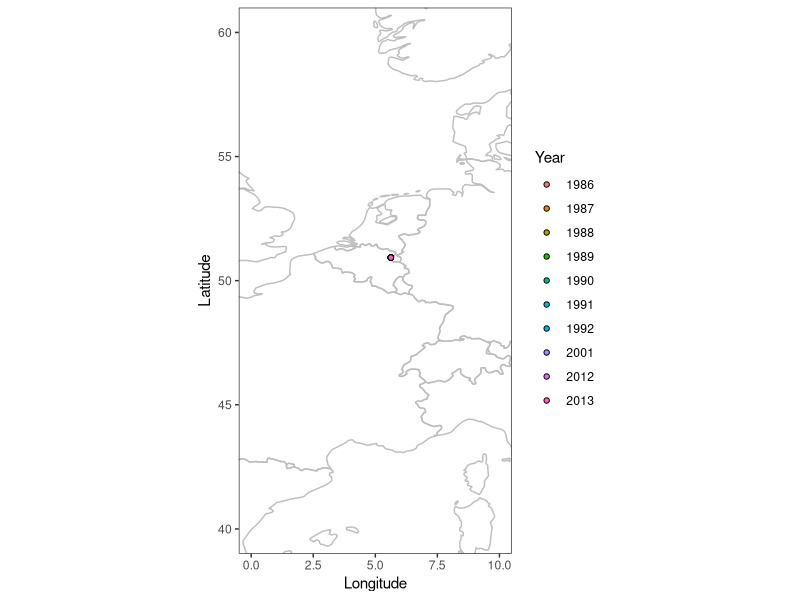

The R source for this figure:
## ---- chunk 1
knitr::opts_chunk$set(echo = TRUE)
## ---- chunk 2
# load the required packages
# you can tailor your own package preferences and functions used once you get used to curating!
require(dplyr)
require(ggplot2)
require(stringr)
require(readxl)
require(maps)

# import our data from the Excel spreadsheet
dt <- read_excel('./example_single/S007.xlsx', sheet=1, skip=3, col_names=T, na='')
# skip = 3 is to avoid unnecessary metadata at the top which we don't want to read

#View(dt) # always do a visual check :)
## ---- chunk 3
# are there 2 or more unique years in the dataset?
n_distinct(dt$year) >= 2
# n_distinct is identical to length(unique(x)) in base R, which counts the unique values
## ---- chunk 4
dim(dt) # check dimensions, returns row and column counts
summary(dt)
## ---- chunk 5
# Abundance and/or biomass, latitude and longitude numeric?
# Deal with coordinates later
is.numeric(dt$Abundance) 

# Year, month and day must be integers or factors
# | means or
is.factor(dt$year) | is.integer(dt$year)

# Secondary fields such as trawl, plot, transect etc must be factors or integers? NA
# Secondary fields such as elevation or depth will normally be numeric unless in a treatment format. NA here
# Date should be POSIXct (not applicable in this case) NA, just year

# Taxonomic fields must be characters or factors?
is.factor(dt$Family) | is.integer(dt$Family)
is.factor(dt$Taxon) | is.integer(dt$Taxon)
## ---- chunk 6
# The year column here is numeric so convert it to factor
dt$year <- as.factor(dt$year)
# and characters for the taxonomic fields
dt$Family <- as.character(dt$Family)
dt$Taxon <- as.character(dt$Taxon)
## ---- chunk 7
# if there is only one site throughout the dataset, we can get rid of it
dt$Site <- if(length(unique(dt$Site)) == 1){NULL}
# habitat and group aren't needed
dt$Habitat <- NULL
dt$Group <- NULL

# Renaming year column to match ours
colnames(dt)[1] <- 'Year'
## ---- chunk 8
# Abundance
min(dt$Abundance) > 0 # no zeroes?
sum(dt$Abundance=="") > 0 # no blanks

# Year < 2021, month < 12, day < 31
summary(dt[,1])

# if there are rows that need to be removed
# dt <- dt[!is.na(dt$Abundance),]
# dt <- dt[!which(dt$Abundance == 0),]
# or with dplyr's filter() function, which can handle multiple conditions
# dt <- dt %>% filter(!Abundance == '' | Abundance == 0 | is.na(Abundance))
## ---- chunk 9
dt$Latitude <- as.numeric(rep('50.931', nrow(dt)))
dt$Longitude <- as.numeric(rep('5.626', nrow(dt)))
## ---- chunk 10
world_map <- map_data('world') # check whether the GPS coordinates match expectations
world <- ggplot(world_map) + 
  geom_polygon(aes(x=long, y=lat, group=group), color='grey', fill='transparent') +
  coord_fixed() + 
  labs(x='Longitude', y='Latitude') +
  theme_bw() + theme(panel.grid=element_blank())
points <- world + geom_point(data=dt %>% distinct(Latitude, Longitude, Year), 
                             aes(x=Longitude, y=Latitude, fill = Year), shape=21)

points + coord_fixed(xlim=c(0,10), ylim=c(40,60))
detach('package:maps')
## ---- chunk 11
dt$Species <- dt$Taxon # always work from a copy
# check that genera are genera, not family names (-idae/eae)
# this returns the record index number if there are any
str_which(dt$Species, 'idae$|eae$')
# check the species list for misspellings or non-BioTIME taxonomic convention names
# Do visual checks before splitting taxa up into the three columns.
sort(unique(dt$Species)) %>% word(., start=2, end=-1)
# this keeps IDs adjacent to their same-genus misspellings, but only looking at the last few words to check

sort(unique(word(dt$Species, 1))) # check genera
sort(unique(dt$Family)) # check family
## ---- chunk 12
replace_g <- c( # make a replacement vector, pattern = replacement
  'Drassylus' = 'Drassyllus',
  'Hyposinga' = 'Hypsosinga',
  'Palludiphantes' = 'Palliduphantes',
  'Porhomma' = 'Porrhomma',
  'Tenuiphanthes' = 'Tenuiphantes'
  )

dt$Genus <- word(dt$Taxon, 1) # separate genus to its own column
dt$Species <- word(dt$Species, start=2) # species to its own column. Only the second word to ignore subspecies

# dt$Species <- str_replace_all(dt$Species, 'sp.$', 'sp$')
dt$Genus <- str_replace_all(dt$Genus, replace_g) # use the replacement vector to replace typos
# dt %>% distinct(Taxon, Genus, Species) %>% View()
# check visually, but do this in your console.

dt$Taxon <- NULL # get rid of it now that we've split and fixed
## ---- chunk 13
dt$Biomass <- rep('', nrow(dt))
dt$Plot <- rep('', nrow(dt))
dt$DepthElevation <- rep('', nrow(dt))
dt$Day <- rep('', nrow(dt))
dt$Month <- rep('', nrow(dt))
dt$StudyID <- rep('', nrow(dt))

# aggregate abundance records that are same species, plot, and survey day.
dt_merged <- dt %>% group_by(Biomass, Family, Genus, Species, Plot, Latitude, Longitude, DepthElevation, Day, Month, Year, StudyID) %>% 
  summarise(Abundance=sum(Abundance)) %>% ungroup() %>% arrange(Year, Family, Genus, Species)

dim(dt)[1]-dim(dt_merged)[1] # any change in aggregating?

# save the dataset name as an object so we save some typing
dataset_name <- 'LTER_HogeKempenNationalPark_Arachnids'
# put in as many non-blank fields unique to the sampling event
# If plot, depthelevation, month, and day are available, I'd add those in too
dt_merged$SampleDescription <- as.factor(with(dt_merged, paste(dataset_name, Latitude, Longitude, Year, sep='_')))
length(levels(dt_merged$SampleDescription)) # how many sampling events?
## ---- chunk 14

dt_merged$Plot <- rep('', nrow(dt_merged))

## ---- chunk 15
dt_merged <- dt_merged[c('Abundance',
                         'Biomass',
                         'Family',
                         'Genus',
                         'Species',
                         'SampleDescription',
                         'Plot',
                         'Latitude',
                         'Longitude',
                         'DepthElevation',
                         'Day',
                         'Month',
                         'Year',
                         'StudyID')] %>% arrange(Year, Family, Genus, Species)
head(dt_merged) # final check!
